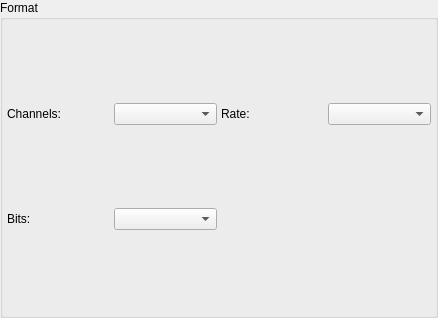
<?xml version="1.0" encoding="UTF-8"?>
<ui version="4.0">
 <class>WAudioFormat</class>
 <widget class="QWidget" name="WAudioFormat">
  <property name="geometry">
   <rect>
    <x>0</x>
    <y>0</y>
    <width>438</width>
    <height>318</height>
   </rect>
  </property>
  <property name="windowTitle">
   <string>Form</string>
  </property>
  <layout class="QVBoxLayout" name="verticalLayout">
   <property name="spacing">
    <number>0</number>
   </property>
   <property name="leftMargin">
    <number>0</number>
   </property>
   <property name="topMargin">
    <number>0</number>
   </property>
   <property name="rightMargin">
    <number>0</number>
   </property>
   <property name="bottomMargin">
    <number>0</number>
   </property>
   <item>
    <widget class="QGroupBox" name="groupBox">
     <property name="title">
      <string>Format</string>
     </property>
     <layout class="QGridLayout" name="gridLayout">
      <property name="leftMargin">
       <number>4</number>
      </property>
      <property name="topMargin">
       <number>4</number>
      </property>
      <property name="rightMargin">
       <number>4</number>
      </property>
      <property name="bottomMargin">
       <number>4</number>
      </property>
      <property name="spacing">
       <number>4</number>
      </property>
      <item row="0" column="0">
       <widget class="QLabel" name="label">
        <property name="text">
         <string>Channels:</string>
        </property>
       </widget>
      </item>
      <item row="0" column="1">
       <widget class="QComboBox" name="channelsCombo"/>
      </item>
      <item row="0" column="2">
       <widget class="QLabel" name="label_2">
        <property name="text">
         <string>Rate:</string>
        </property>
       </widget>
      </item>
      <item row="0" column="3">
       <widget class="QComboBox" name="rateCombo"/>
      </item>
      <item row="1" column="0">
       <widget class="QLabel" name="label_3">
        <property name="text">
         <string>Bits:</string>
        </property>
       </widget>
      </item>
      <item row="1" column="1">
       <widget class="QComboBox" name="bitsCombo"/>
      </item>
     </layout>
    </widget>
   </item>
  </layout>
 </widget>
 <tabstops>
  <tabstop>channelsCombo</tabstop>
  <tabstop>rateCombo</tabstop>
  <tabstop>bitsCombo</tabstop>
 </tabstops>
 <resources/>
 <connections/>
</ui>
